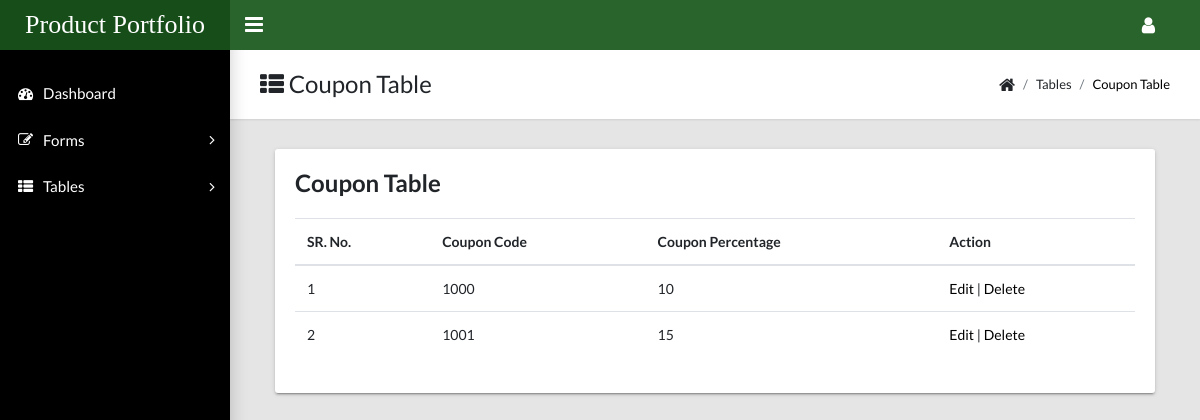
The page /admin-template/docs/coupon-table.php (signed in) on the database its author committed.
### tables this page shows
CREATE TABLE `coupons` (
  `coupon_code` int(11) NOT NULL,
  `coupon_percentage` int(11) NOT NULL
);

### admin-template/docs/coupon-table.php (the view, shortened to what this page needs)
<?php
include "header.php";
?>
<?php
include 'aside.php';
?>
<?php
include 'connection.php';
?>
<main class="app-content">
    <div class="app-title">
        <div>
            <h1><i class="fa fa-th-list"></i> Coupon Table</h1>
        </div>
        <ul class="app-breadcrumb breadcrumb">
            <li class="breadcrumb-item"><i class="fa fa-home fa-lg"></i></li>
            <li class="breadcrumb-item">Tables</li>
            <li class="breadcrumb-item active"><a href="#">Coupon Table</a></li>
        </ul>
    </div>
    <div class="col-md-12">
        <div class="tile">
            <h3 class="tile-title">Coupon Table</h3>
            <table class="table table-hover">
                <thead>
                    <tr>
                        <th>SR. No.</th>
                        <th>Coupon Code</th>
                        <th>Coupon Percentage</th>
                        <th>Action</th>
                    </tr>
                </thead>
                <tbody>
                    <?php
                    $q = "select * from coupons";
                    $r = mysqli_query($conn, $q);
                    $i = 1;
                    while ($row = mysqli_fetch_array($r)) {
                        echo "<tr>";
                        echo "<td>" . $i . "</td>";
                        echo "<td>" . $row['coupon_code'] . "</td>";
                        echo "<td>" . $row['coupon_percentage'] . "</td>";
                        echo "<td><a href='coupon-edit.php?cid={$row['coupon_code']}'>Edit</a> | <a href='coupon-table.php?did={$row['coupon_code']}'>Delete</a> </td>";
                        echo "</tr>";
                        $i++;
                    }
                    ?>
                </tbody>
            </table>
        </div>
    </div>
</main>
</body>
</html>

### rows shown on the page
coupons: coupon_code "1000", coupon_percentage "10"
coupons: coupon_code "1001", coupon_percentage "15"
